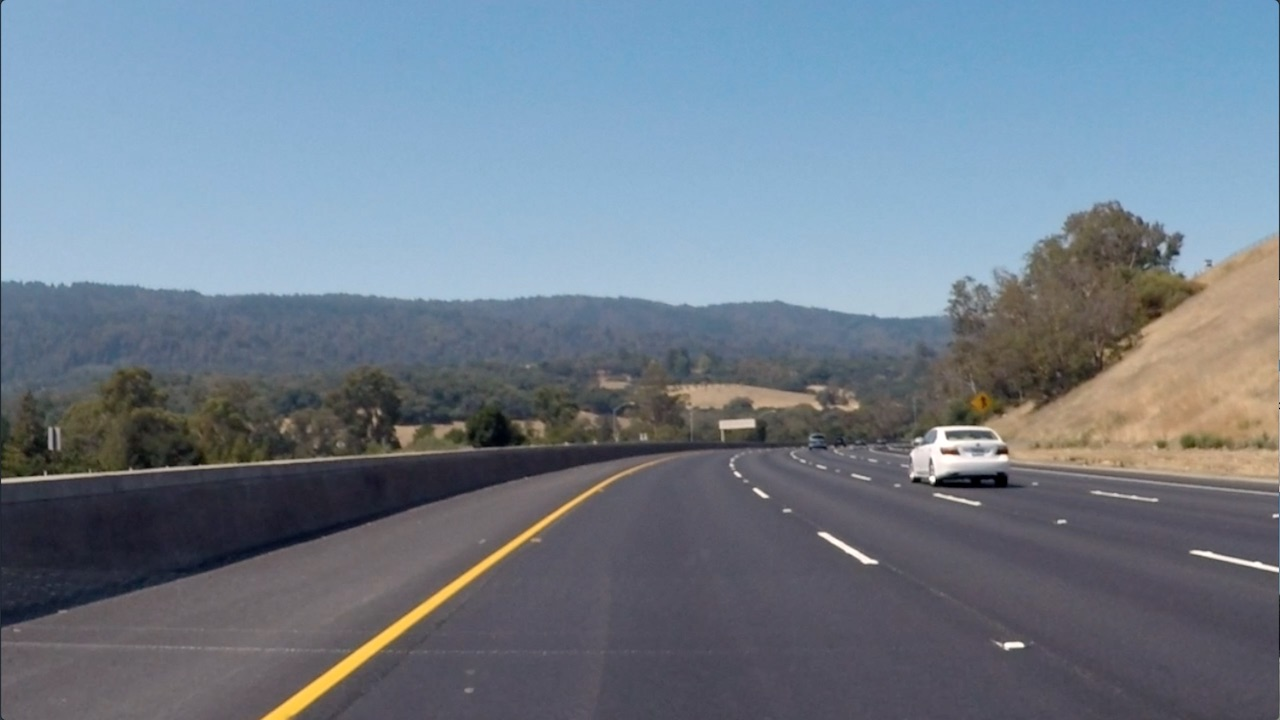
#> input picture ComputerVision/ImageFiltering/images/curved_lane.jpg, 1280 x 720 px
$ jupyter execute 'Finding Edges and Custom Kernels.ipynb'   (shell and % lines are left out)
#> lines starting #> are read from the running program, lines starting #| are printed output that depends on the picture
# Creating a Filter, Edge Detection

### Import resources and display image

[cell 1]
import matplotlib.pyplot as plt
import matplotlib.image as mpimg

import cv2
import numpy as np


# Read in the image
images = [mpimg.imread('images/curved_lane.jpg'), mpimg.imread('images/bridge_trees_example.jpg')]
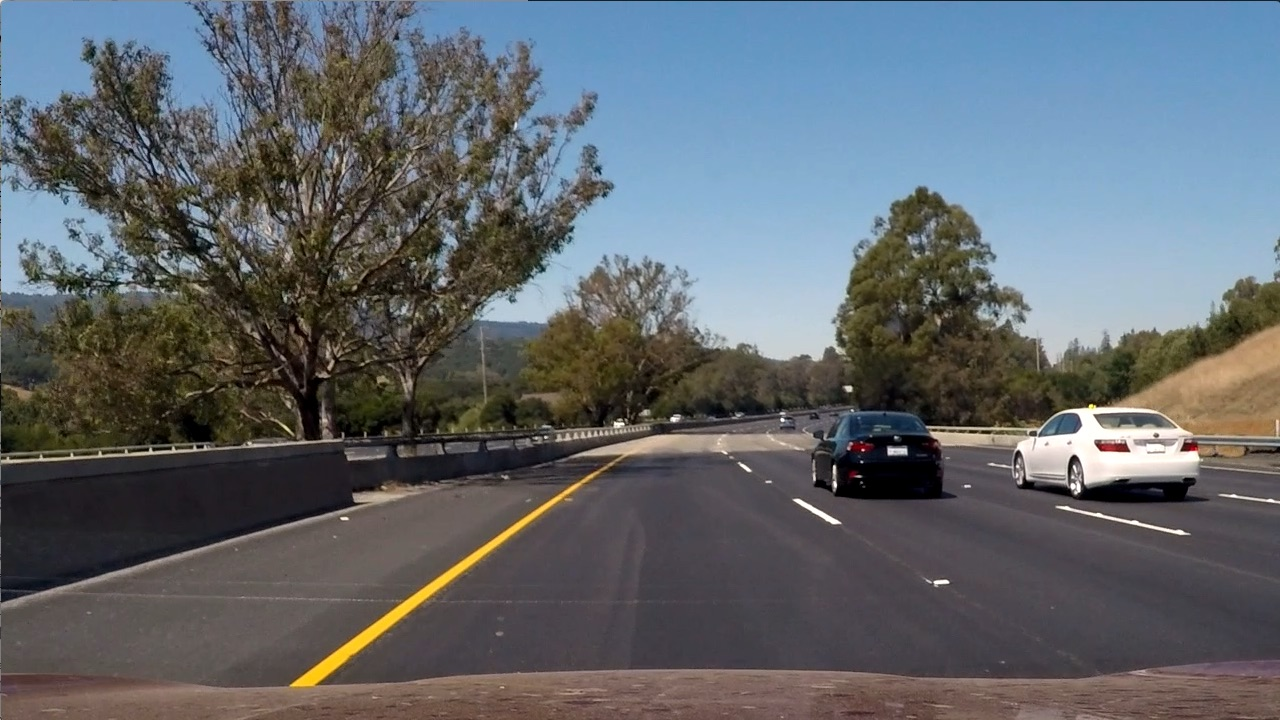
#> input picture ComputerVision/ImageFiltering/images/bridge_trees_example.jpg, 1280 x 720 px

f, (ax, bx) = plt.subplots(1, 2, figsize=(20, 10))
ax.imshow(images[0])
ax.set_title('curved_lane.jpg')
bx.imshow(images[1])
bx.set_title('bridge_trees_example.jpg')
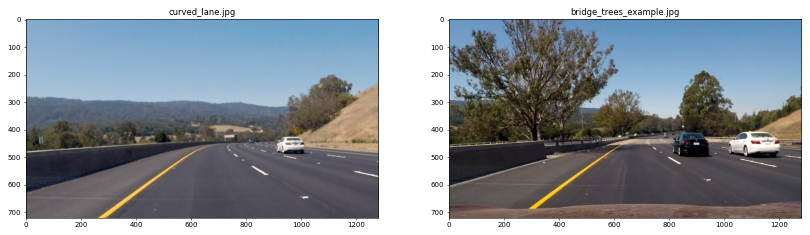
#> figure drawn by matplotlib, 2 panels

### Convert the image to grayscale

[cell 2]
def apply_filter(image):
    # Convert to grayscale for filtering
    gray = cv2.cvtColor(image, cv2.COLOR_RGB2GRAY)
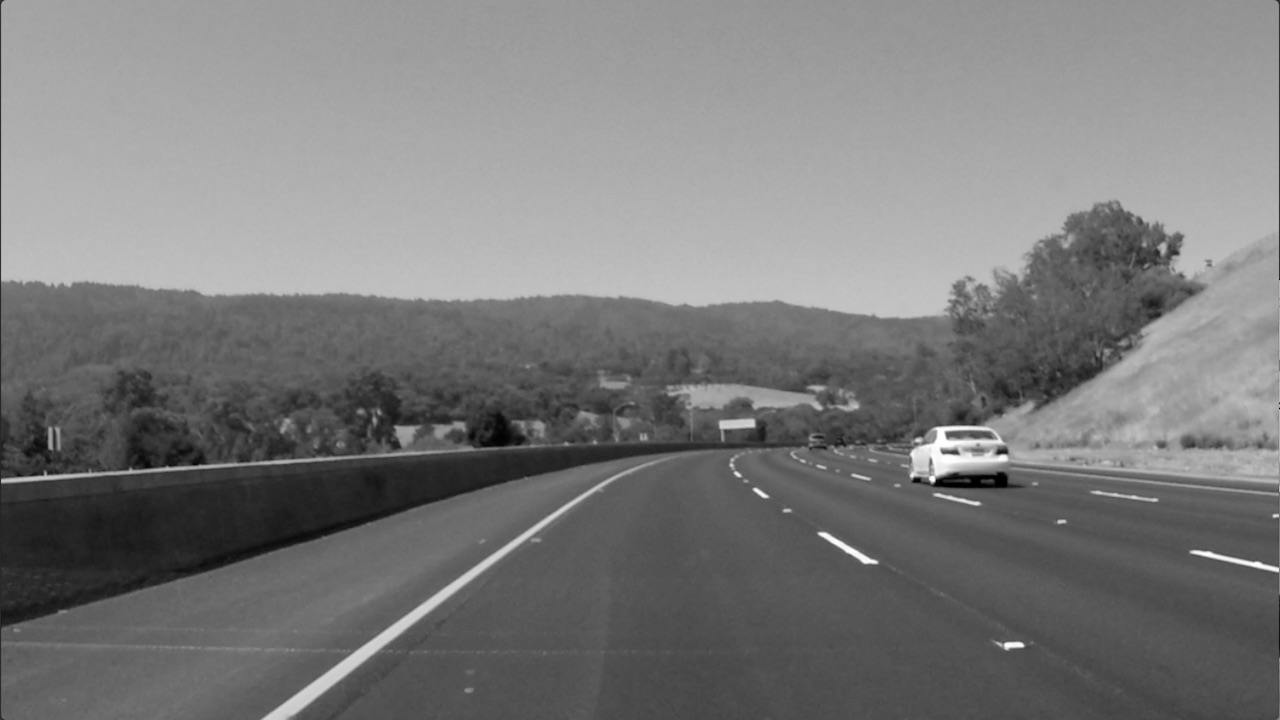
#> gray: shape (720, 1280); min 0, max 255, mean 122.7
#> image is the input picture: shape (720, 1280, 3); mean R, G, B 112.1, 125, 138.7
    # plt.imshow(gray, cmap='gray')

    sobel_y = np.array([[ -1, -2, -1],
                       [ 0, 0, 0],
                       [ 1, 2, 1]])

    # Filter the image using filter2D, which has inputs: (grayscale image, bit-depth, kernel)
    filteredy_image = cv2.filter2D(gray, -1, sobel_y)

    sobel_x = np.array([[ -1, 0, 1],
                       [ -2, 0, 2],
                       [ -1, 0, 1]])
    filteredx_image = cv2.filter2D(gray, -1, sobel_x)


    f, (ax, bx) = plt.subplots(1, 2, figsize=(20, 10))
    ax.imshow(filteredy_image, cmap='gray')
    ax.set_title('sobel_y')
    bx.imshow(filteredx_image, cmap='gray')
    bx.set_title('sobel_x')

### TODO: Create a custom kernel

Below, you've been given one common type of edge detection filter: a Sobel operator.

The Sobel filter is very commonly used in edge detection and in finding patterns in intensity in an image. Applying a Sobel filter to an image is a way of **taking (an approximation) of the derivative of the image** in the x or y direction, separately. The operators look as follows.

**It's up to you to create a Sobel x operator and apply it to the given image.**

For a challenge, see if you can put the image through a series of filters: first one that blurs the image (takes an average of pixels), and then one that detects the edges.

[cell 3]
apply_filter(images[0])

### Test out other filters!

You're encouraged to create other kinds of filters and apply them to see what happens! As an **optional exercise**, try the following:
* Create a filter with decimal value weights.
* Create a 5x5 filter
* Apply your filters to the other images in the `images` directory.

[cell 4]
apply_filter(images[1])
#> in apply_filter (call 2), `gray = cv2.cvtColor(image, cv2.COLOR_RGB2GRAY)`:
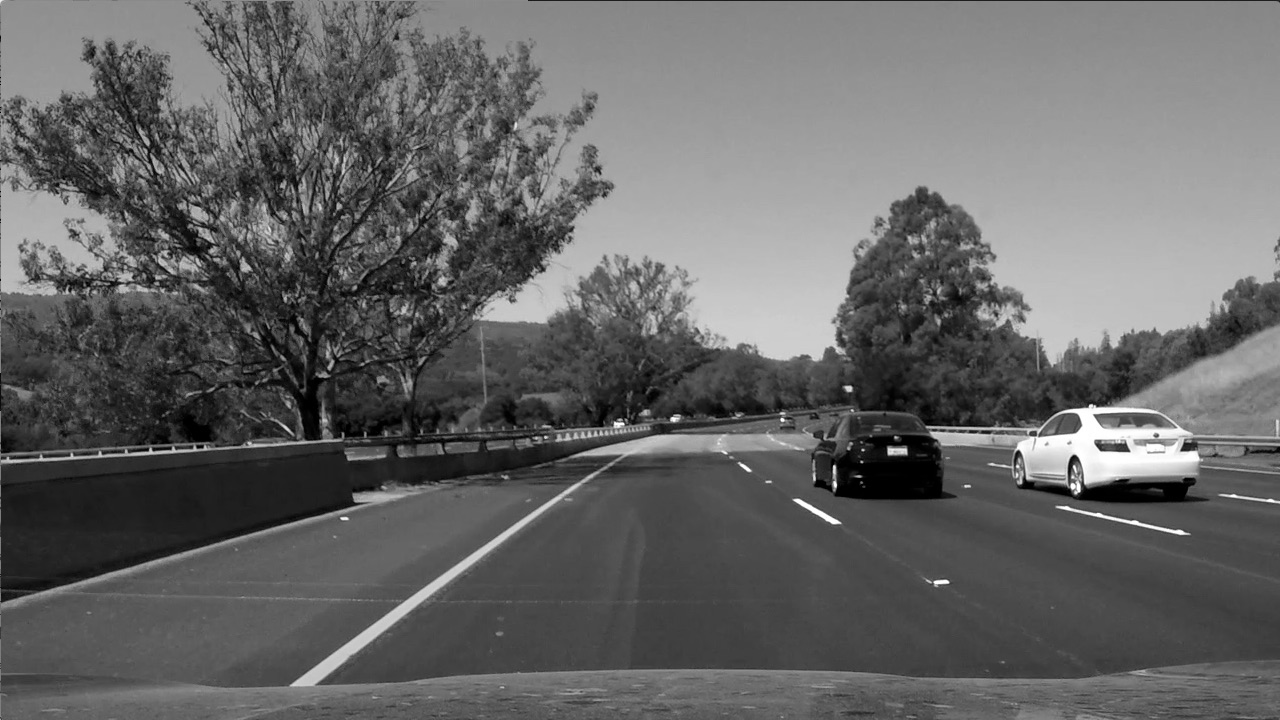
#> gray: shape (720, 1280); min 0, max 255, mean 101.5
#> in apply_filter, image is the input picture: shape (720, 1280, 3); mean R, G, B 97, 102.6, 107.9
#> in apply_filter (call 2), `filteredx_image = cv2.filter2D(gray, -1, sobel_x)`:
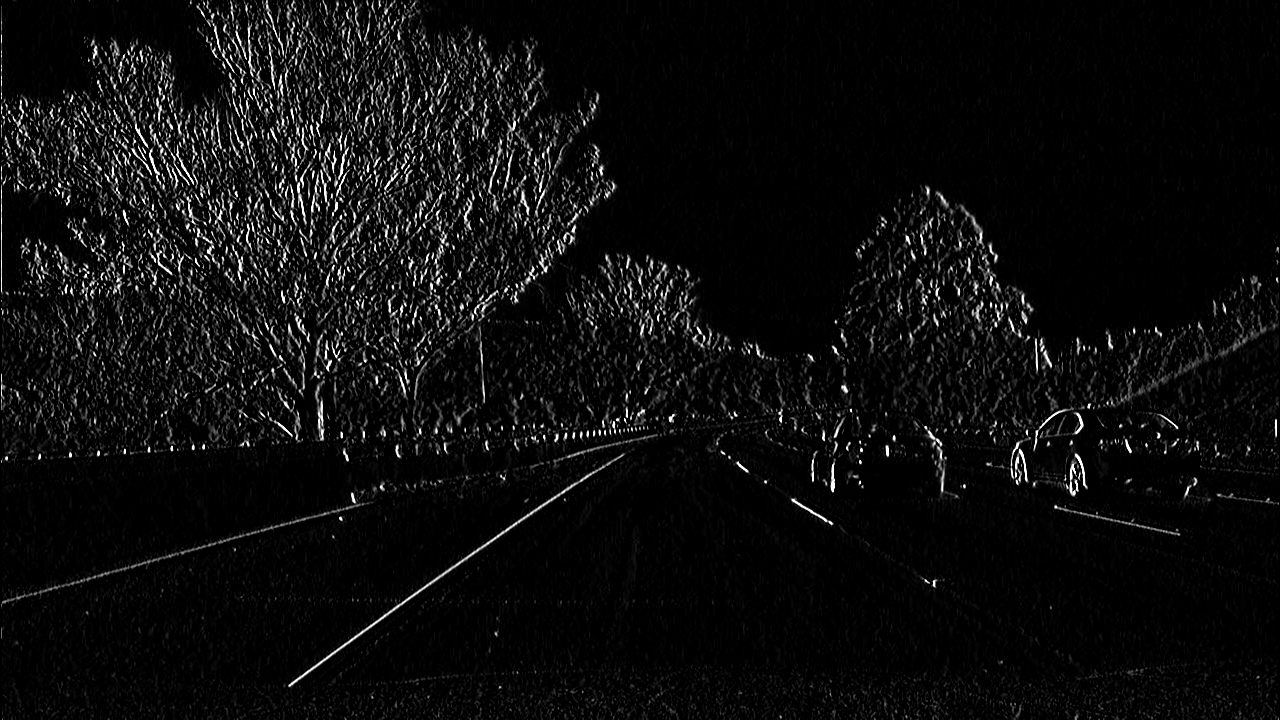
#> filteredx_image: shape (720, 1280); min 0, max 255, mean 13
